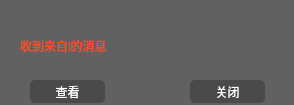
<?xml version="1.0" encoding="UTF-8"?>
<ui version="4.0">
 <class>Tishi</class>
 <widget class="QWidget" name="Tishi">
  <property name="geometry">
   <rect>
    <x>0</x>
    <y>0</y>
    <width>294</width>
    <height>105</height>
   </rect>
  </property>
  <property name="windowTitle">
   <string>Form</string>
  </property>
  <property name="styleSheet">
   <string notr="true">background-color: rgb(97, 97, 97);</string>
  </property>
  <widget class="QLabel" name="label">
   <property name="geometry">
    <rect>
     <x>20</x>
     <y>30</y>
     <width>241</width>
     <height>31</height>
    </rect>
   </property>
   <property name="styleSheet">
    <string notr="true">font: 14pt &quot;微软雅黑&quot;;
color: rgb(255, 76, 32);
</string>
   </property>
   <property name="text">
    <string>收到来自l的消息</string>
   </property>
  </widget>
  <widget class="QPushButton" name="okBtn">
   <property name="geometry">
    <rect>
     <x>30</x>
     <y>80</y>
     <width>75</width>
     <height>23</height>
    </rect>
   </property>
   <property name="styleSheet">
    <string notr="true">#okBtn{
color: rgb(255, 255, 255);
	background-color: rgb(74, 74, 74);
border-radius:5px;
}
</string>
   </property>
   <property name="text">
    <string>查看</string>
   </property>
  </widget>
  <widget class="QPushButton" name="noBtn">
   <property name="geometry">
    <rect>
     <x>190</x>
     <y>80</y>
     <width>75</width>
     <height>23</height>
    </rect>
   </property>
   <property name="styleSheet">
    <string notr="true">#noBtn{
color: rgb(255, 255, 255);
	background-color: rgb(74, 74, 74);
border-radius:5px;
}
</string>
   </property>
   <property name="text">
    <string>关闭</string>
   </property>
  </widget>
 </widget>
 <resources/>
 <connections/>
</ui>
